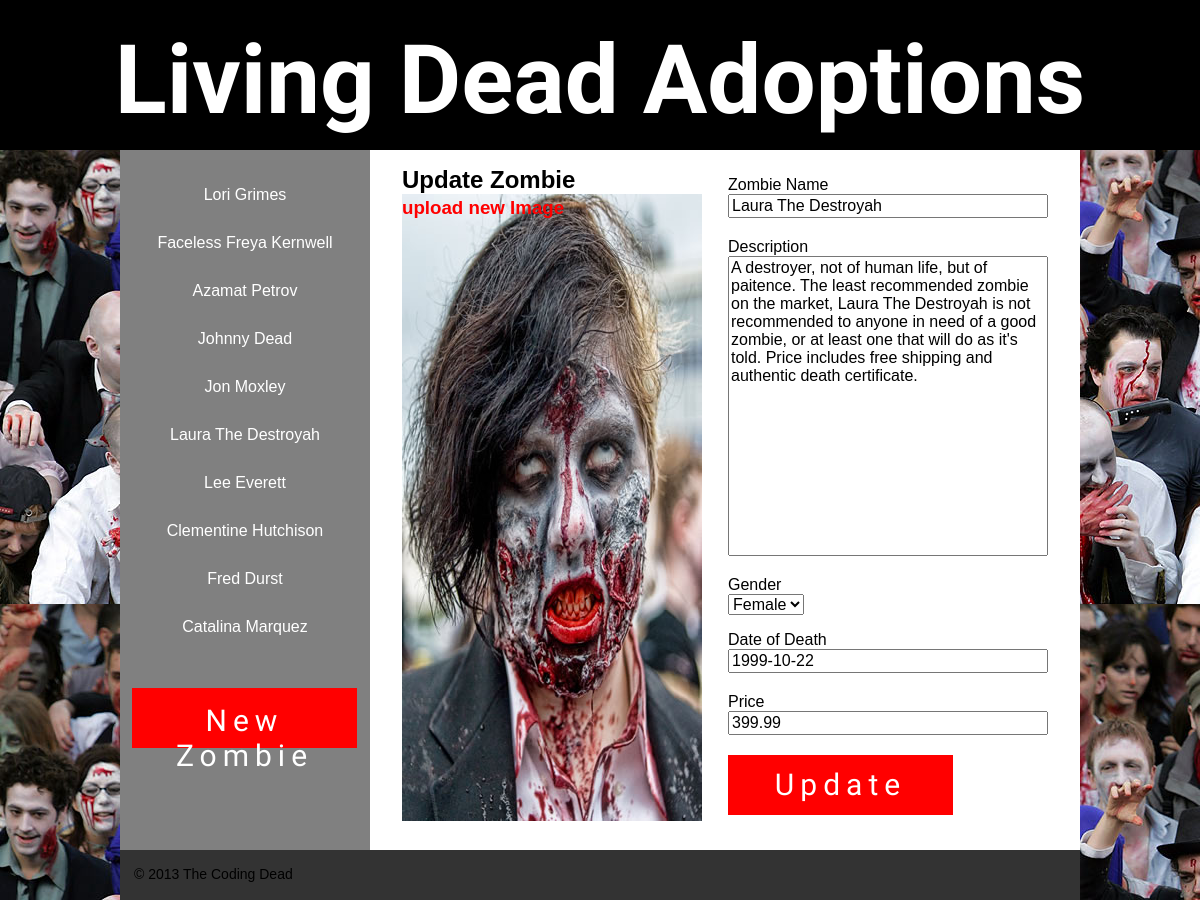
The app's page /admin/edit_page.php?id=6 with its own data.
### tables this page shows
CREATE TABLE IF NOT EXISTS `tb_products` (
  `zombie_id` int(11) NOT NULL AUTO_INCREMENT,
  `name` varchar(32) NOT NULL,
  `description` text NOT NULL,
  `gender` varchar(6) NOT NULL,
  `dod` date NOT NULL,
  `price` double NOT NULL,
  `image` varchar(255) NOT NULL,
  PRIMARY KEY (`zombie_id`)
);

### classes/database.php (called while the page is built, shortened)
<?php
class Database{
	private $connection = null;
	public function __construct(){
		$this->connection = new mysqli(
			'localhost',
			'root',
			'',
			'zombie'
		);
	}
	public function get($fields, $table, $where = false){
		$select_query = "
			SELECT $fields
			FROM $table
		";
		if($where != false){
			$select_query .= ' WHERE '.$where;
		}
		$result = $this->connection->query($select_query);
		return $this->make_into_assoc($result);
	}
	public function get_one($fields, $table, $where = false){
		$result = $this->get($fields, $table, $where);
		return $result[0];
	}
	private function sanitize($input){
		$output = htmlspecialchars($input);
		return $output;
	}
	private function make_into_assoc($result){
		$rows = array();
		while($row = $result->fetch_assoc()){
			foreach($row as $key => $value){
				$row[$key] = $this->sanitize($value);
			}
			$rows[] = $row;
		}
		return $rows;
	}
}

### classes/page.php (called while the page is built, shortened)
<?php
require_once('database.php');
class Page{
	private $db;
	function __CONSTRUCT($id = 0){
		$this->db = new Database();
		if($id != 0){
			$this->load($id);
		}
	}
	function load($id){
		$result = $this->db->get_one(
			'name, description, gender, dod, price, image',
			'tb_products',
			'zombie_id = '.$id
		);
		if(count($result)){
			$this->name = $result['name'];
			$this->description = $result['description'];
			$this->gender = $result['gender'];
			$this->dod = $result['dod'];
			$this->price = $result['price'];
			$this->image = $result['image'];
		}
		return $result;
	}
}

### public/admin/edit_page.php (the view, shortened to what this page needs)
<?php
require_once('../../classes/page.php');
require_once('../../classes/form.php');
$page = new Page($_GET['id']);
$form = new Form();
include('../../includes/admin_header.php');
include('../../includes/admin_sidenav.php');
echo '<div class="main">';
 	echo '<h2>Update Zombie</h2>';
 	echo '<div class="image">';?>
 	<img src="../../assets/images/<?php echo $page->image; ?>" alt="">
	<?php echo '<h3><a href="">upload new Image</a></h3>';
	echo '</div>';
	echo '<div class="form">';
	echo $form->open('update_page.php', 'post');
		echo $form->label('name', 'Zombie Name');
		echo $form->text('name', $page->name, '');
		echo $form->label('description', 'Description');
		echo $form->textarea('description', $page->description);
		$genders_array = array();
		$genders_array[] = 'Male';
		$genders_array[] = 'Female';
		echo $form->label('gender', 'Gender');
		echo $form->select('gender', $genders_array, $page->gender);
		echo $form->label('dod', 'Date of Death');
		echo $form->text('dod', $page->dod, '');
		echo $form->label('price', 'Price');
		echo $form->text('price', $page->price, '');
		echo $form->submit('submit', 'Update');
	echo $form->close();
echo '</div>';
echo '</div>';
include('../../includes/footer.php');

### classes/navigation.php (shortened to what this page needs)
<?php
require_once('database.php');
class Navigation{
	private $db;
	function __CONSTRUCT(){
		$this->db = new Database();
	}
	function make_admin_lists(){
		$all_of_the_zombies = $this->get_names();
					echo '<ul>';
					foreach($all_of_the_zombies as $zombie){
						echo '<li>';
						echo '<a href="index.php?id='.$zombie['zombie_id'].
								'">'.$zombie['name'].'</a>';
						echo '</li>';			}
					echo '</ul>';
	}
	function get_names(){
		$names = $this->db->get('zombie_id, name', 'tb_products');
		return $names;
	}
}

### classes/form.php (shortened to what this page needs)
<?php
class Form{
	function open($action, $method){
		return '<form action="'.$action.'" method="'.$method.'">';
	}
	function close(){
		return '</form>';
	}
	function label($for, $title){
		return '<label for="'.$for.'">'.$title.'</label>';
	}
	function text($name, $value = '',$place){
		return '<input type="text" id="'.$name.'" name="'.$name.'" value="'.$value.'"placeholder="'.$place.'">';
	}
	function select($name,  $options, $default = NULL){
		$html = '<select name="'.$name.'">';
		foreach($options as $option){
			if($default != NULL && $option == $default){
				$selected = 'selected';
			}else{
				$selected = '';
			}
			$html .= "<option $selected>$option</option>";
		}
		$html .= '</select>';
		return $html;
	}
	function submit($name, $value){
		return '<input type="submit" name="'.$name.'" value="'.$value.'">';
	}
	function textarea($name, $value = ''){
		return '<textarea id="'.$name.'"
		name="'.$name.'">'.$value.'</textarea>';
	}
}

### assets/css/style.css (style rules this page uses)
html { background:#fff;color:#000;font-family:sans-serif;-ms-text-size-adjust:100%;-webkit-text-size-adjust:100% }
body { margin:0 }
img { border:0 }
button,input,select,textarea { font-family:inherit;font-size:100%;margin:0 }
button,input { line-height:normal }
button,select { text-transform:none }
button,html input[type="button"],input[type="reset"],input[type="submit"] { -webkit-appearance:button;cursor:pointer }
textarea { overflow:auto;vertical-align:top }
* { -webkit-box-sizing: border-box; -moz-box-sizing: border-box; box-sizing: border-box; }
body { font-family: Helvetica, 'Helvetica Neue', Arial, sans-serif; margin: 0; background-image: url(../images/ZombieWalk.jpg); }
p, h3 { line-height: 150%; padding: 0 0 2em 0; }
.sidenav ul { list-style: none; padding:10px 0px 10px 0px; }
.sidenav li { padding:10px 0px 20px 0px; text-align: center; }
.sidenav li a { text-decoration: none; color: white; }
.main { position: relative; width:710px; height: 700px; margin: 0; background-color: #fff; float: left; padding: 1em 2em; }
.main h2 { margin: 0; }
.form { position: absolute; top: 1.6em; right: 2em; width: 320px; height: auto; }
.image { position: relative; float: left; width: 300px; height: 627px; background-image: url(../images/dude-zombiegrey.jpg); }
.image h3 { position: absolute; top: 0; text-align: center; margin: 0; }
.image a { text-decoration: none; color: red; }
.form label { display: block; }
.form input[type=text], textarea { outline: 0; min-width: 320px; margin-bottom: 20px; }
.form select { margin: 0 0 1em; }
.form textarea { height: 300px; resize: none; }
.form input[type=submit], .info input[type=submit] { border: 0; background: #eee; color: #333; padding: 10px 20px; font-size: 16px; display: block; cursor: pointer; font-family: Creepster, Arial, sans-serif; font-size: 30px; background: red; color: white; width:7.5em; height: 2em; letter-spacing: 0.2em; }

### records on screen
tb_products: name "Lori Grimes"
tb_products: name "Faceless Freya Kernwell"
tb_products: name "Azamat Petrov"
tb_products: name "Johnny Dead"
tb_products: name "Jon Moxley"
tb_products: name "Laura The Destroyah", image (picture), dod "1999-10-22", price "399.99"
tb_products: name "Lee Everett"
tb_products: name "Clementine Hutchison"
tb_products: name "Fred Durst"
tb_products: name "Catalina Marquez"

### other values on screen
$title "Zombie Name Description Gender Date of Death Price"
form field gender "Female"
